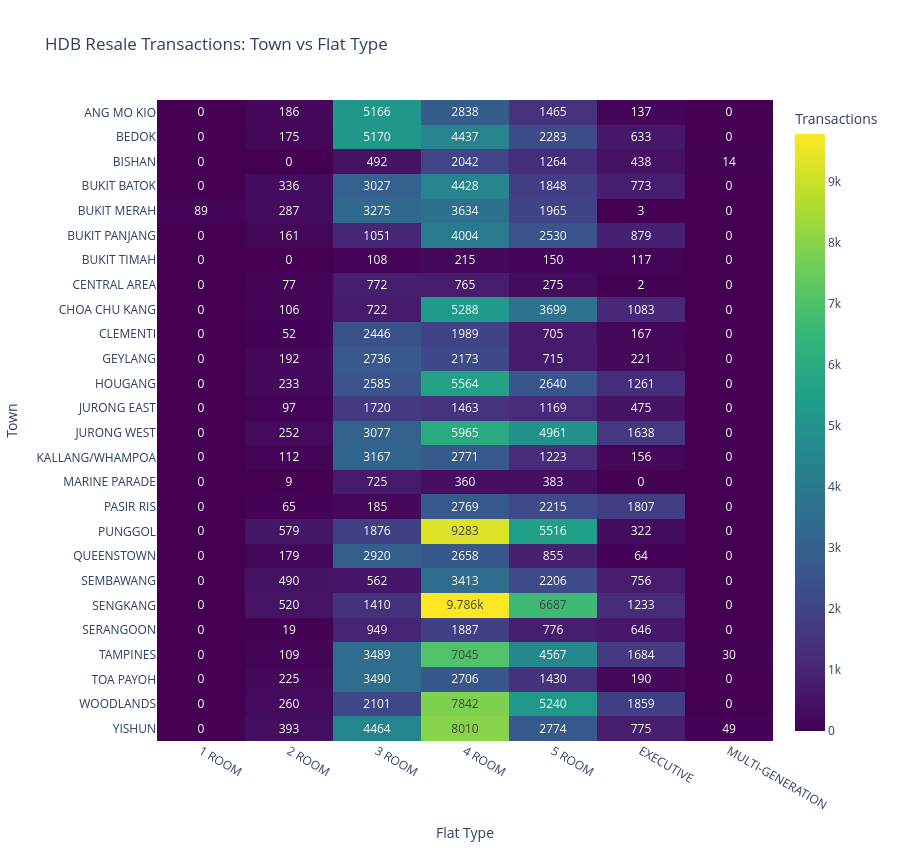

Here is the notebook cell this chart was saved with:
### Code cell
heatmap_df = pd.crosstab(
    resale_df["town"],
    resale_df["flat_type"]
)

fig = px.imshow(
    heatmap_df,
    text_auto=True,
    aspect="auto",
    color_continuous_scale="Viridis",
    title="HDB Resale Transactions: Town vs Flat Type",
    labels={
        "x": "Flat Type",
        "y": "Town",
        "color": "Transactions"
    },
    height=850
)

fig.show()

### Figure 1 — Plotly figure (JSON) as saved in the notebook; plotly's stock layout.template omitted (floating-point values rounded to 4 significant figures; data arrays with more than 128 entries replaced by an {"elided": "..."} marker saying what was removed)
{"data": [{"coloraxis": "coloraxis", "hovertemplate": "Flat Type: %{x}<br>Town: %{y}<br>Transactions: %{z}<extra></extra>", "name": "0", "texttemplate": "%{z}", "type": "heatmap", "x": ["1 ROOM", "2 ROOM", "3 ROOM", "4 ROOM", "5 ROOM", "EXECUTIVE", "MULTI-GENERATION"], "xaxis": "x", "y": ["ANG MO KIO", "BEDOK", "BISHAN", "BUKIT BATOK", "BUKIT MERAH", "BUKIT PANJANG", "BUKIT TIMAH", "CENTRAL AREA", "CHOA CHU KANG", "CLEMENTI", "GEYLANG", "HOUGANG", "JURONG EAST", "JURONG WEST", "KALLANG/WHAMPOA", "MARINE PARADE", "PASIR RIS", "PUNGGOL", "QUEENSTOWN", "SEMBAWANG", "SENGKANG", "SERANGOON", "TAMPINES", "TOA PAYOH", "WOODLANDS", "YISHUN"], "yaxis": "y", "z": {"elided": "26x7 int values"}}], "layout": {"coloraxis": {"autocolorscale": false, "colorbar": {"title": {"text": "Transactions"}}, "colorscale": [[0, "#440154"], [0.1111, "#482878"], [0.2222, "#3e4989"], [0.3333, "#31688e"], [0.4444, "#26828e"], [0.5556, "#1f9e89"], [0.6667, "#35b779"], [0.7778, "#6ece58"], [0.8889, "#b5de2b"], [1, "#fde725"]]}, "height": 850, "title": {"text": "HDB Resale Transactions: Town vs Flat Type"}, "xaxis": {"anchor": "y", "domain": [0, 1], "title": {"text": "Flat Type"}}, "yaxis": {"anchor": "x", "autorange": "reversed", "domain": [0, 1], "title": {"text": "Town"}}}}
